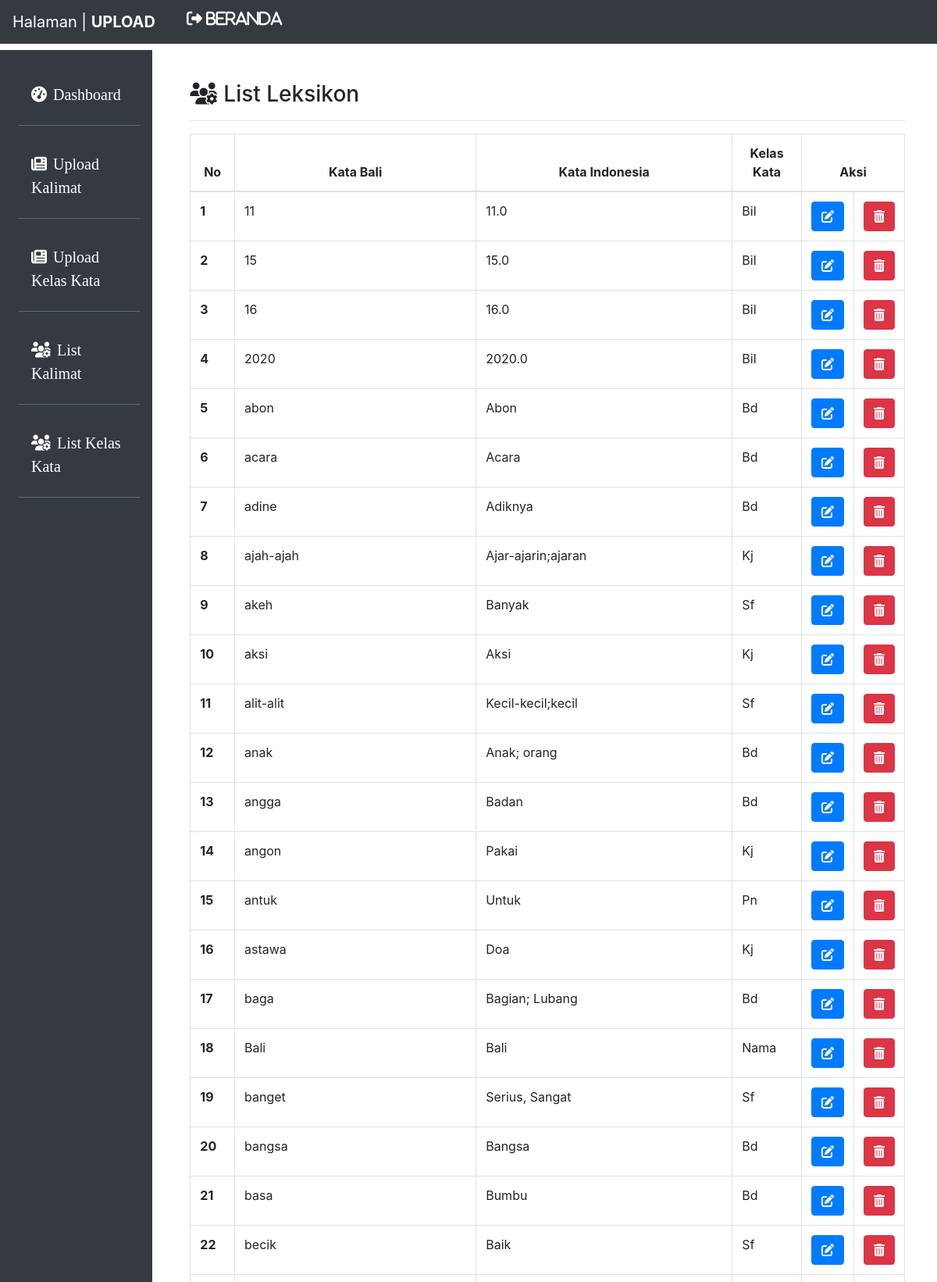
/dashboard.php?page=list&key=kata (upper part), run on the app's committed database.
### tables this page shows
CREATE TABLE `kelaskata` (
  `id_kata` int(11) NOT NULL,
  `nomor_kata` int(11) NOT NULL,
  `kata_bali` varchar(100) NOT NULL,
  `kata_indonesia` varchar(100) NOT NULL,
  `kelas_kata` varchar(100) NOT NULL
);

### config/class.php (called while the page is built, shortened)
<?php
require_once 'init.php';
class Kelaskata{
	private $conn;
	function __construct($conn){
		$this->conn = $conn;
	}
	function getAllKelasKata(){
		$queryGetAllKelasKata = "SELECT * FROM kelaskata";
		$runqueryGetAllKelasKata = $this->conn->query($queryGetAllKelasKata);
		$data_kelaskata = array();
		while ($data = $runqueryGetAllKelasKata->fetch_assoc()) {
			array_push($data_kelaskata, $data);
		}
		return $data_kelaskata;
	}
}
	$objKelaskata = new Kelaskata($conn);
	?>

### list.php (the view, shortened to what this page needs)
<?php if (isset($_GET['key'])): ?>
	<?php if ($_GET['key']=="kata"): ?>
		<?php
		$list_kelas_kata = $objKelaskata->getAllKelasKata();
		$nomor_table = 1;
		?>
		<div class="col-md-10 p-5 pt-2">
			<h3><i class="fas fa-users-cog mr-2"></i>List Leksikon<hr></h3>
			<table class="table table-hover table-bordered">
				<thead>
					<tr>
						<th scope="col" class="text-center">No</th>
						<th scope="col" class="text-center">Kata Bali</th>
						<th scope="col" class="text-center">Kata Indonesia</th>
						<th scope="col" class="text-center">Kelas Kata</th>
						<th colspan="3" scope="col" class="text-center">Aksi</th>
					</tr>
				</thead>
				<tbody>
					<?php foreach ($list_kelas_kata as $kelas_kata): ?>
						<tr>
							<th scope="row"><?= $nomor_table; ?></th>
							<td><?= $kelas_kata['kata_bali']; ?></td>
							<td><?= $kelas_kata['kata_indonesia']; ?></td>
							<td><?= $kelas_kata['kelas_kata']; ?></td>
							<td>
								<button class="btn-primary btn btn-editlist" type="button" title="Edit Kelas Kata" data-toggle="modal" data-target="#modalList" data-idkata="<?= $kelas_kata['id_kata']; ?>" data-key="kata">
									<i class="fas fa-edit  text-white rounded"></i>
								</button>
							</td>
							<td>
								<button class="btn-danger btn btn-hapuslist" type="button" title="Hapus Kelas Kata" data-toggle="modal" data-target="#modalList" data-idkata="<?= $kelas_kata['id_kata']; ?>" data-key="kata">
									<i class="fas fa-trash-alt text-white rounded"></i>
								</button>
							</td>
						</tr>
						<?php $nomor_table++; ?>
					<?php endforeach ?>
				</tbody>
			</table>
		</div>
	<?php endif ?>
<?php endif ?>

### data on the page
kelaskata: kata_bali "11", kata_indonesia "11.0", kelas_kata "Bil"
kelaskata: kata_bali "15", kata_indonesia "15.0", kelas_kata "Bil"
kelaskata: kata_bali "16", kata_indonesia "16.0", kelas_kata "Bil"
kelaskata: kata_bali "2020", kata_indonesia "2020.0", kelas_kata "Bil"
kelaskata: kata_bali "abon", kata_indonesia "Abon", kelas_kata "Bd"
kelaskata: kata_bali "acara", kata_indonesia "Acara", kelas_kata "Bd"
kelaskata: kata_bali "adine", kata_indonesia "Adiknya", kelas_kata "Bd"
kelaskata: kata_bali "ajah-ajah", kata_indonesia "Ajar-ajarin;ajaran", kelas_kata "Kj"
kelaskata: kata_bali "akeh", kata_indonesia "Banyak", kelas_kata "Sf"
kelaskata: kata_bali "aksi", kata_indonesia "Aksi", kelas_kata "Kj"
kelaskata: kata_bali "alit-alit", kata_indonesia "Kecil-kecil;kecil", kelas_kata "Sf"
kelaskata: kata_bali "anak", kata_indonesia "Anak; orang", kelas_kata "Bd"
kelaskata: kata_bali "angga", kata_indonesia "Badan", kelas_kata "Bd"
kelaskata: kata_bali "angon", kata_indonesia "Pakai", kelas_kata "Kj"
kelaskata: kata_bali "antuk", kata_indonesia "Untuk", kelas_kata "Pn"
kelaskata: kata_bali "astawa", kata_indonesia "Doa", kelas_kata "Kj"
kelaskata: kata_bali "baga", kata_indonesia "Bagian; Lubang", kelas_kata "Bd"
kelaskata: kata_bali "Bali", kata_indonesia "Bali", kelas_kata "Nama"
kelaskata: kata_bali "banget", kata_indonesia "Serius, Sangat", kelas_kata "Sf"
kelaskata: kata_bali "bangsa", kata_indonesia "Bangsa", kelas_kata "Bd"
kelaskata: kata_bali "basa", kata_indonesia "Bumbu", kelas_kata "Bd"
kelaskata: kata_bali "becik", kata_indonesia "Baik", kelas_kata "Sf"
